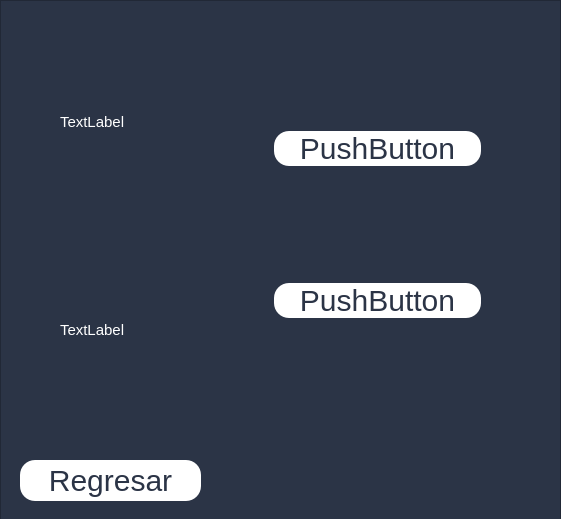
<?xml version="1.0" encoding="UTF-8"?>
<ui version="4.0">
 <class>MainWindow</class>
 <widget class="QMainWindow" name="MainWindow">
  <property name="geometry">
   <rect>
    <x>0</x>
    <y>0</y>
    <width>561</width>
    <height>519</height>
   </rect>
  </property>
  <property name="windowTitle">
   <string>MainWindow</string>
  </property>
  <property name="styleSheet">
   <string notr="true">*{
font-family: segoe ui;
}
QLabel{
font-size: 15px;
color: white;
}
QFrame{
background: #2B3446;
}
QPushButton{
color: #2B3446;
border-radius: 15px;
background:white;
font-size: 30px;
}
QToolButton{
background: transparent;
border:none;
}
QPushButton:hover{
background: #2B3446;
color: white;
border-color: white;
border-radius: 15px;
}
QLineEdit{
background:transparent;
color: white;
border: none;
border-bottom: 1px solid;
border-color: white;
font-size: 30px;
}
#ErrorLabel{
font-size: 20px;
background: transparent;
color: red
}</string>
  </property>
  <widget class="QWidget" name="centralwidget">
   <widget class="QFrame" name="frame">
    <property name="geometry">
     <rect>
      <x>0</x>
      <y>0</y>
      <width>561</width>
      <height>521</height>
     </rect>
    </property>
    <property name="frameShape">
     <enum>QFrame::StyledPanel</enum>
    </property>
    <property name="frameShadow">
     <enum>QFrame::Raised</enum>
    </property>
    <widget class="QWidget" name="horizontalLayoutWidget">
     <property name="geometry">
      <rect>
       <x>60</x>
       <y>20</y>
       <width>421</width>
       <height>411</height>
      </rect>
     </property>
     <layout class="QHBoxLayout" name="horizontalLayout_3">
      <item>
       <layout class="QVBoxLayout" name="nombres">
        <item>
         <widget class="QLabel" name="label_2">
          <property name="text">
           <string>TextLabel</string>
          </property>
         </widget>
        </item>
        <item>
         <widget class="QLabel" name="label">
          <property name="text">
           <string>TextLabel</string>
          </property>
         </widget>
        </item>
       </layout>
      </item>
      <item>
       <layout class="QVBoxLayout" name="botones">
        <item>
         <widget class="QPushButton" name="pushButton_2">
          <property name="text">
           <string>PushButton</string>
          </property>
         </widget>
        </item>
        <item>
         <widget class="QPushButton" name="pushButton">
          <property name="text">
           <string>PushButton</string>
          </property>
         </widget>
        </item>
       </layout>
      </item>
     </layout>
    </widget>
    <widget class="QPushButton" name="regresar">
     <property name="geometry">
      <rect>
       <x>20</x>
       <y>460</y>
       <width>181</width>
       <height>41</height>
      </rect>
     </property>
     <property name="text">
      <string>Regresar</string>
     </property>
    </widget>
   </widget>
  </widget>
 </widget>
 <resources/>
 <connections/>
</ui>
